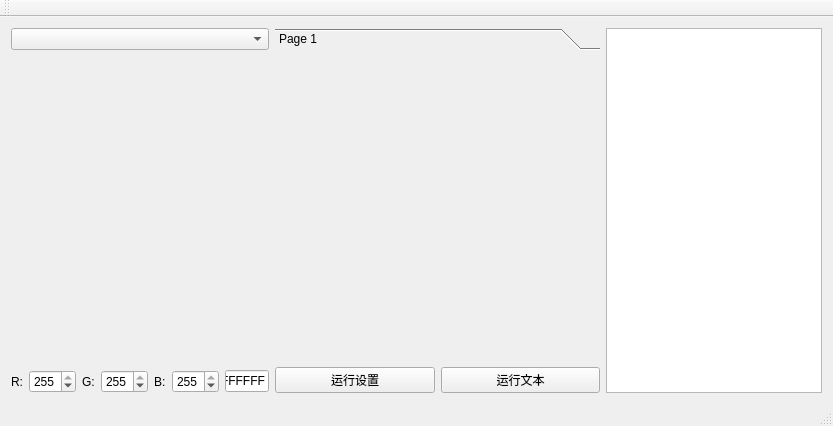
<?xml version="1.0" encoding="UTF-8"?>
<ui version="4.0">
 <class>MainWindow</class>
 <widget class="QMainWindow" name="MainWindow">
  <property name="geometry">
   <rect>
    <x>0</x>
    <y>0</y>
    <width>833</width>
    <height>426</height>
   </rect>
  </property>
  <property name="windowTitle">
   <string>MainWindow</string>
  </property>
  <widget class="QWidget" name="centralWidget">
   <layout class="QHBoxLayout" name="horizontalLayout_4" stretch="1,3,2">
    <item>
     <layout class="QVBoxLayout" name="verticalLayout_2" stretch="1,10,1">
      <item>
       <widget class="QComboBox" name="comboBox"/>
      </item>
      <item>
       <widget class="QWidget" name="Backwidget" native="true">
        <widget class="QStackedWidget" name="stackedWidget">
         <property name="geometry">
          <rect>
           <x>40</x>
           <y>50</y>
           <width>180</width>
           <height>180</height>
          </rect>
         </property>
        </widget>
       </widget>
      </item>
      <item>
       <layout class="QHBoxLayout" name="horizontalLayout_2">
        <item>
         <layout class="QHBoxLayout" name="horizontalLayout">
          <item>
           <widget class="QLabel" name="Rlabel">
            <property name="text">
             <string>R:</string>
            </property>
           </widget>
          </item>
          <item>
           <widget class="QSpinBox" name="RspinBox">
            <property name="maximum">
             <number>255</number>
            </property>
            <property name="value">
             <number>255</number>
            </property>
           </widget>
          </item>
          <item>
           <widget class="QLabel" name="label">
            <property name="text">
             <string>G:</string>
            </property>
           </widget>
          </item>
          <item>
           <widget class="QSpinBox" name="GspinBox">
            <property name="maximum">
             <number>255</number>
            </property>
            <property name="value">
             <number>255</number>
            </property>
           </widget>
          </item>
          <item>
           <widget class="QLabel" name="Blabel">
            <property name="text">
             <string>B:</string>
            </property>
           </widget>
          </item>
          <item>
           <widget class="QSpinBox" name="BspinBox">
            <property name="maximum">
             <number>255</number>
            </property>
            <property name="value">
             <number>255</number>
            </property>
           </widget>
          </item>
         </layout>
        </item>
        <item>
         <widget class="QLineEdit" name="HEXEdit">
          <property name="minimumSize">
           <size>
            <width>44</width>
            <height>0</height>
           </size>
          </property>
          <property name="text">
           <string>FFFFFF</string>
          </property>
         </widget>
        </item>
       </layout>
      </item>
     </layout>
    </item>
    <item>
     <layout class="QVBoxLayout" name="verticalLayout">
      <item>
       <widget class="QToolBox" name="toolBox">
        <property name="currentIndex">
         <number>0</number>
        </property>
        <widget class="QWidget" name="page">
         <property name="geometry">
          <rect>
           <x>0</x>
           <y>0</y>
           <width>324</width>
           <height>292</height>
          </rect>
         </property>
         <attribute name="label">
          <string>Page 1</string>
         </attribute>
        </widget>
       </widget>
      </item>
      <item>
       <layout class="QHBoxLayout" name="horizontalLayout_3">
        <item>
         <widget class="QPushButton" name="runSetButton">
          <property name="text">
           <string>运行设置</string>
          </property>
         </widget>
        </item>
        <item>
         <widget class="QPushButton" name="runTextButton">
          <property name="text">
           <string>运行文本</string>
          </property>
         </widget>
        </item>
       </layout>
      </item>
     </layout>
    </item>
    <item>
     <widget class="QTextEdit" name="CSSEdit">
      <property name="sizePolicy">
       <sizepolicy hsizetype="Expanding" vsizetype="Preferred">
        <horstretch>0</horstretch>
        <verstretch>0</verstretch>
       </sizepolicy>
      </property>
     </widget>
    </item>
   </layout>
  </widget>
  <widget class="QMenuBar" name="menuBar">
   <property name="geometry">
    <rect>
     <x>0</x>
     <y>0</y>
     <width>833</width>
     <height>23</height>
    </rect>
   </property>
  </widget>
  <widget class="QToolBar" name="mainToolBar">
   <attribute name="toolBarArea">
    <enum>TopToolBarArea</enum>
   </attribute>
   <attribute name="toolBarBreak">
    <bool>false</bool>
   </attribute>
  </widget>
  <widget class="QStatusBar" name="statusBar"/>
 </widget>
 <layoutdefault spacing="6" margin="11"/>
 <resources/>
 <connections/>
</ui>
